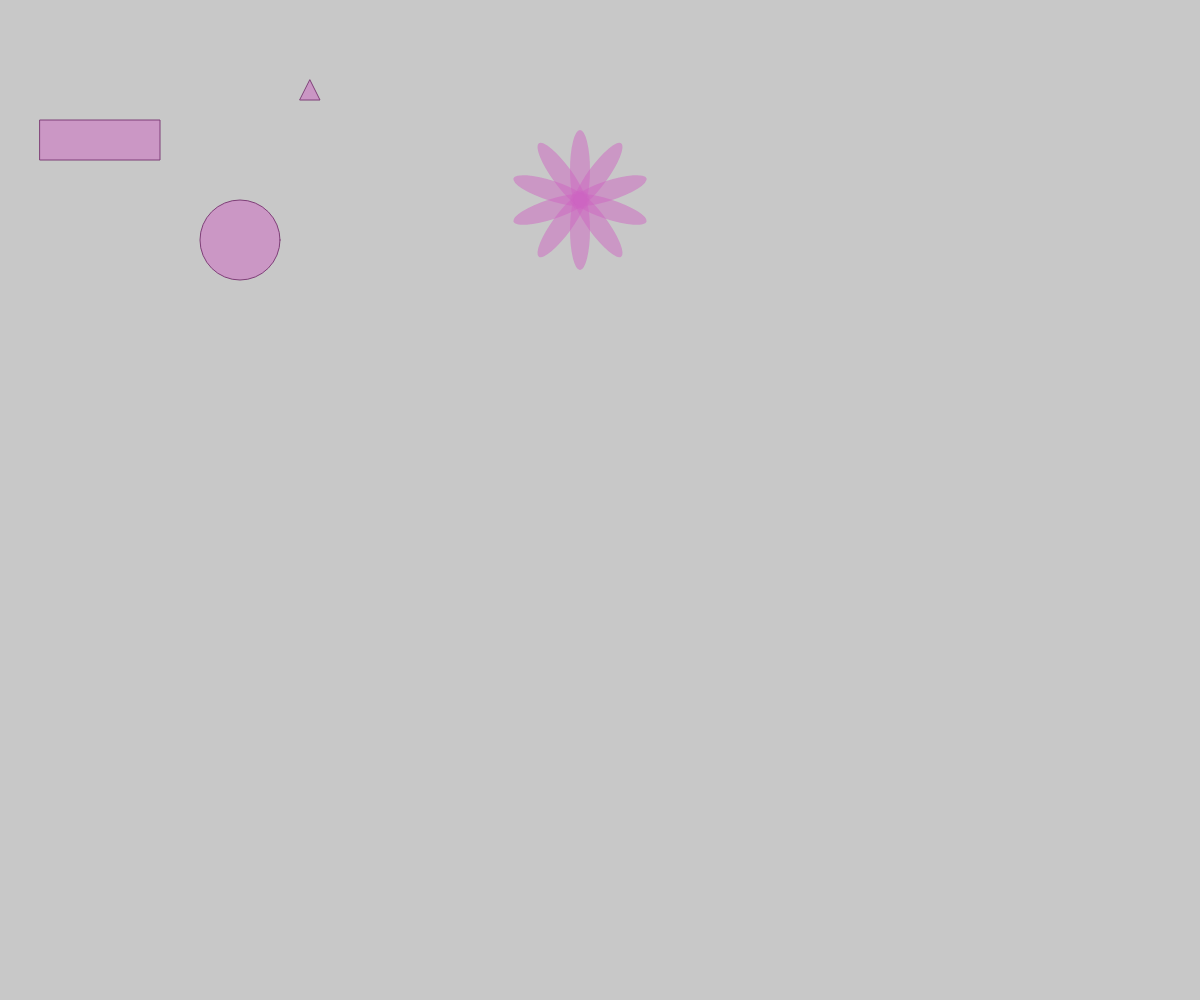
Frame 1 (no input)
Frame 60 (no input): identical to frame 1, image omitted
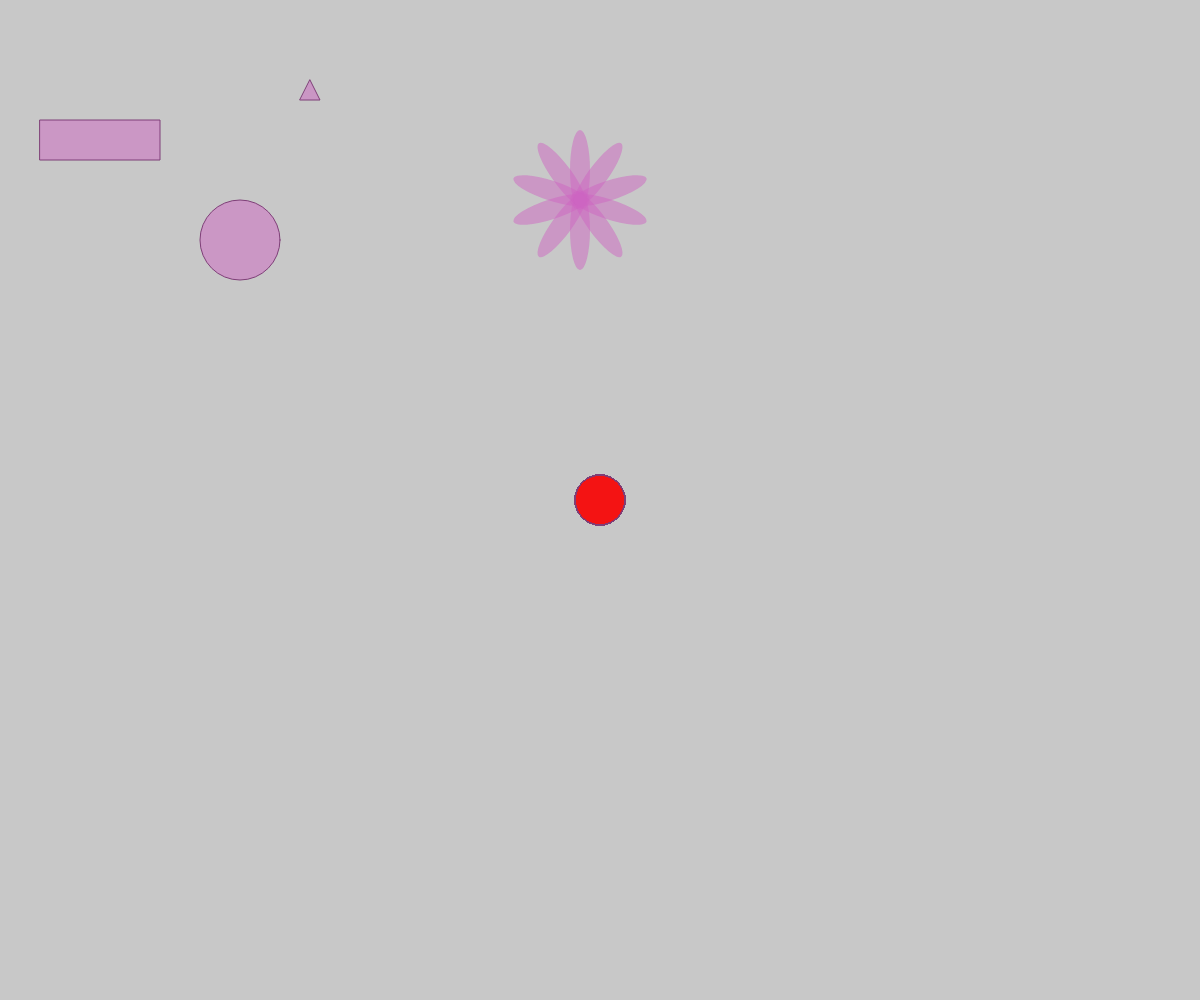
Frame 120 (the mouse pressed at the canvas centre since frame 60)

The p5.js sketch that drew these frames (run headless with seeded random() and noise() and a simulated clock; from frame 60 on, the mouse is pressed at the canvas centre):

// p5.js sketch
// ── sketch.js
/***********************************************************************
  IDEA9101 - IDEA LAB S1 2022 - WEEK 01

  Example of how to run p5.js locally on your computer.
  
  Code source: Simple Shapes p5js.org example.
  Url: https://p5js.org/examples/hello-p5-simple-shapes.html

  Author: Luke Hespanhol
  Date: February 2022
***********************************************************************/

function setup() {
  // Create the canvas
  createCanvas(windowWidth, windowHeight);
  background(200);
  
  // Set colors
  fill(204, 101, 192, 127);
  stroke(127, 63, 120);

  // A rectangle
  rect(40, 120, 120, 40);
  // An ellipse
  ellipse(240, 240, 80, 80);
  // A triangle
  triangle(300, 100, 320, 100, 310, 80);

  // A design for a simple flower
  push();
  translate(580, 200);
  noStroke();
  for (let i = 0; i < 10; i ++) {
    ellipse(0, 30, 20, 80);
    rotate(PI/5);
  }
  pop();
}

function draw() {
	fill(255, 0, 0, 10);

	if (mouseIsPressed || (touches.length > 0)) {
		var x = mouseX;
		var y = mouseY;
		if (touches.length > 0) {
			x = touches[0].x;
			y = touches[0].y;
		}
		ellipse(x, y, 50, 50);
	}
}
